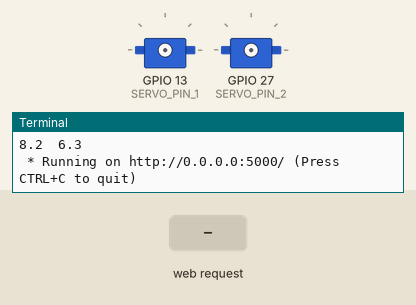
A program run on a simulated Raspberry Pi (BCM pin numbers). On the bench: 2 × servo, the last lines printed to the terminal. The inputs (shaded band) are chosen by the test bench. Servo angles are drawn from the pulse width (0.5 ms = 0°, 2.5 ms = 180°); the clock reads 2024-03-15 10:24:30 at power-on unless the program sets it.

Above: at 1.2 s.
1.3 s: HTTP request for /light-on received
At 3.4 s:
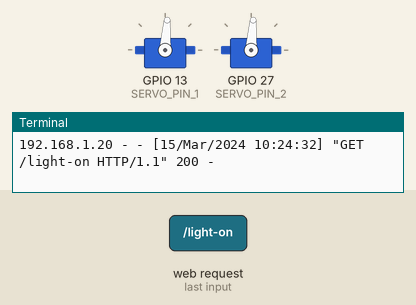
3.8 s: HTTP request for /light-off received
At 4.0 s:
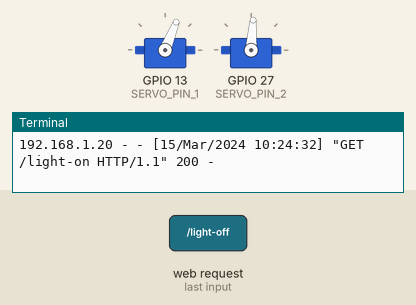
9.3 s: HTTP request for /light-on received
At 9.5 s:
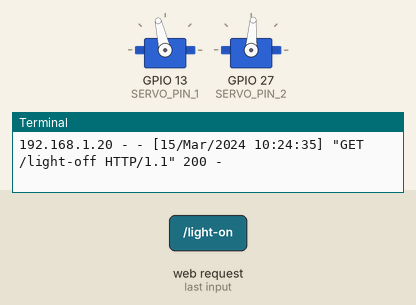
Timing chart, 0 to 12.2 s (numbered marks = the images above; inputs shaded):
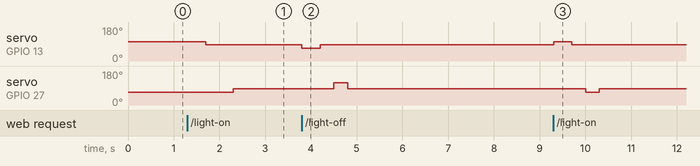

Measured:
- after the input at 1.3 s, servo on GPIO 13 (SERVO_PIN_1): 103° → 86° after 0.40 s; servo on GPIO 27 (SERVO_PIN_2): 68° → 86° after 1.0 s
- after the input at 3.8 s, servo on GPIO 13 (SERVO_PIN_1): 86° → 68° at once, → 86° 0.40 s later; servo on GPIO 27 (SERVO_PIN_2): 86° → 117° after 0.70 s, → 86° 0.30 s later
- after the input at 9.3 s, servo on GPIO 13 (SERVO_PIN_1): 86° → 103° at once, → 86° 0.40 s later; servo on GPIO 27 (SERVO_PIN_2): 86° → 68° after 0.70 s, → 86° 0.30 s later

The program:

index.py
```python
#!/usr/bin/env python
# -*- coding: utf-8 -*-

from flask import Flask
import servo
app = Flask(__name__)


@app.route("/")
def index():
    return "Hello Index!"

@app.route("/hello")
def hello():
    return "Hello World!"


@app.route("/light-on")
def light_on():
    #servo.switch_on()
    s.switch_on()
    return "light on"

@app.route("/light-off")
def light_off():
    #servo.switch_off()
    s.switch_off()
    return "light off"


if __name__ == "__main__":
    s = servo.Servo()
    try:
        #app.run('0.0.0.0', debug=True)
        app.run('0.0.0.0')
    except:
        s.p1.stop()
        s.p2.stop()
        servo.GPIO.cleanup()
        print("exception")
        exit()
```

servo.py
```python
import RPi.GPIO as GPIO
import time               # 時間計測のため
from config import *      # 設定ファイル

class Servo:
    def __init__(self):
        GPIO.cleanup()
        GPIO.setmode(GPIO.BCM)                  # GPIOの各ピンのナンバリング設定(役割で指定)
        GPIO.setup(SERVO_PIN_1, GPIO.OUT)       # サーボ１　　：　出力
        GPIO.setup(SERVO_PIN_2, GPIO.OUT)       # サーボ２　　：　出力
        self.p1 = GPIO.PWM(SERVO_PIN_1, FREQ)        # サーボ１のPWMインスタンス
        self.p2 = GPIO.PWM(SERVO_PIN_2, FREQ)        # サーボ２のPWMインスタンス
        self.p1.start(0.0)
        self.p2.start(0.0)

    def switch_on(self):
        """Switch lab's room light to ON by servo motor.
        """
        self.p1.ChangeDutyCycle(PWM_VAL)
        time.sleep(0.4)
        self.p1.ChangeDutyCycle(SERVO_NEUTRAL)
        time.sleep(0.3)
        self.p1.ChangeDutyCycle(0.0)

        self.p2.ChangeDutyCycle(CPWM_VAL)
        time.sleep(0.3)
        self.p2.ChangeDutyCycle(SERVO_NEUTRAL)
        time.sleep(0.3)
        self.p2.ChangeDutyCycle(0.0)

    def switch_off(self):
        """Switch lab's room light to OFF by servo motor.
        """
        self.p1.ChangeDutyCycle(CPWM_VAL)
        time.sleep(0.4)
        self.p1.ChangeDutyCycle(SERVO_NEUTRAL)
        time.sleep(0.3)
        self.p1.ChangeDutyCycle(0.0)

        self.p2.ChangeDutyCycle(PWM_VAL+0.8)
        time.sleep(0.3)
        self.p2.ChangeDutyCycle(SERVO_NEUTRAL)
        time.sleep(0.3)
        self.p2.ChangeDutyCycle(0.0)


if __name__ == "__main__":
    s = Servo()
    input("ON")
    s.switch_on()
    input("OFF")
    s.switch_off()
```

config.py
```python
# used GPIO pin number
SERVO_PIN_1 = 13            # サーボ１へ制御信号を送るGPIOピン
SERVO_PIN_2 = 27            # サーボ２へ制御信号を送るGPIOピン
HUMAN_SENSOR_PIN = 25       # 人感センサからの信号を受け取るGPIOピン

# servo motor settings.
FREQ = 50                     # [Hz], PWMの周波数
SERVO_NEUTRAL = 7.25          # サーボがニュートラルの位置になる値
SW_DEG  =  18                 # サーボが ON/OFF 動作をするDegree
PWM_VAL  = 2.5 + (12.0 - 2.5) / 180 * (float(SW_DEG) + 90)
CPWM_VAL = 2.5 + (12.0 - 2.5) / 180 * (float(-SW_DEG) + 90)
print(str(PWM_VAL) + "  " + str(CPWM_VAL))

# human sensor settings.
SLEEP_TIME = 0.1            # [sec] , 計測間隔
TH_ON_TIME = 5              # [sec] , スイッチON するON 時間のしきい値
TH_OFF_TIME = 10            # [sec] , スイッチOFFするOFF時間のしきい値
on_start = None             # OFF => ON  になった瞬間の時間
off_start = None            # ON  => OFF になった瞬間の時間
light_status = False        # True is ON, Flase is OFF.  使ってない。。。
pre = 0                     # 1 step 前の人感センサの状態 (boolean)
light_time = 0              # 人感センサの検知時間(連続でONの時間)
light_off_time = 0          # OFF => ON になった瞬間の時間

# webhook settings.
EVENT_NAME = ""                  # イベント名, URLに組み込まれてる
WEBHOOK_KEY = ""      # Slackのあるchannel
```
